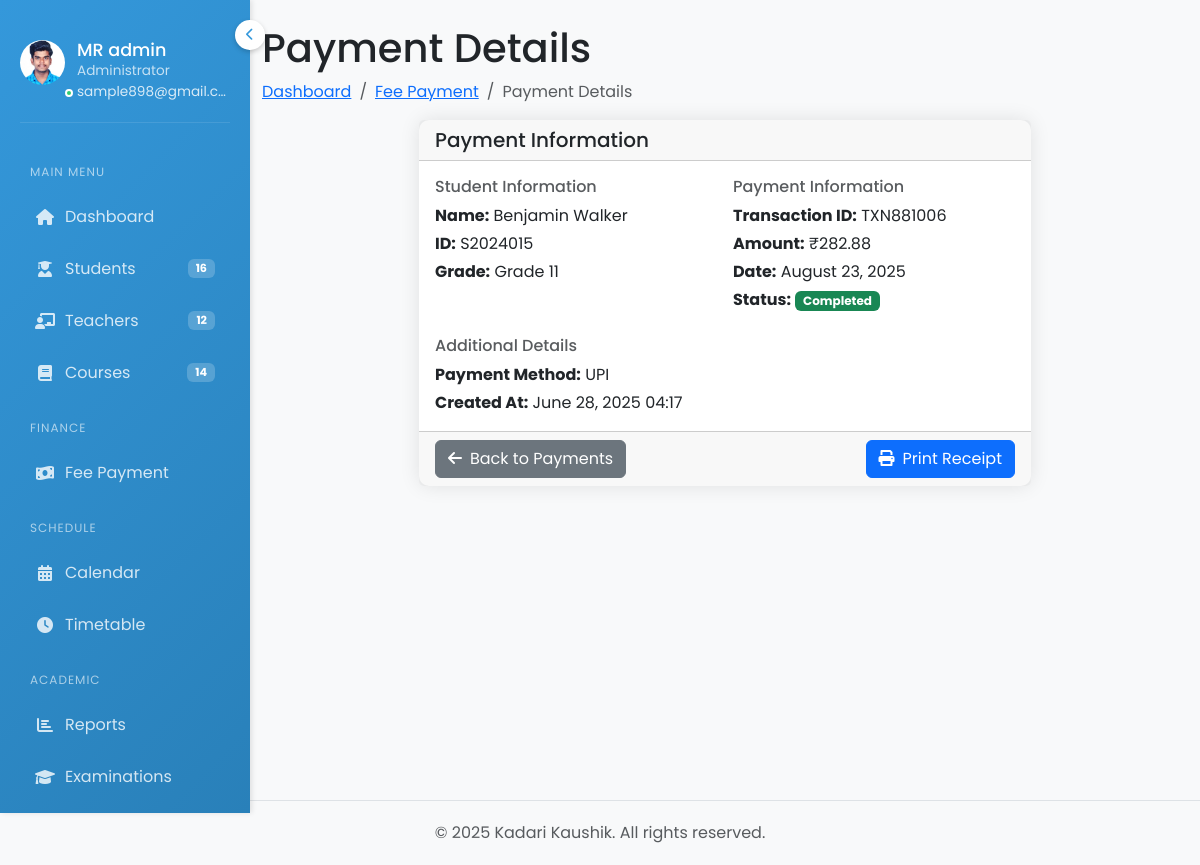
The app's page /fee-payment/85/view/ (signed in) with its own data.
### accounts/models.py (models this page shows, shortened)
class Profile(models.Model):
    user = models.OneToOneField(User, on_delete=models.CASCADE)
    avatar = models.ImageField(upload_to='avatars/', null=True, blank=True)
    bio = models.TextField(blank=True)
    created_at = models.DateTimeField(auto_now_add=True)
    updated_at = models.DateTimeField(auto_now=True)

class Payment(models.Model):
    PAYMENT_STATUS = [
        ('pending', 'Pending'),
        ('completed', 'Completed'),
        ('failed', 'Failed'),
        ('refunded', 'Refunded')
    ]
    PAYMENT_METHODS = [
        ('CASH', 'Cash'),
        ('CREDIT_CARD', 'Credit Card'),
        ('DEBIT_CARD', 'Debit Card'),
        ('NET_BANKING', 'Net Banking'),
        ('UPI', 'UPI'),
        ('CHEQUE', 'Cheque'),
    ]
    student = models.ForeignKey(Student, on_delete=models.CASCADE)
    amount = models.DecimalField(max_digits=10, decimal_places=2)
    payment_date = models.DateTimeField()
    payment_method = models.CharField(max_length=50, choices=PAYMENT_METHODS)
    status = models.CharField(max_length=20, choices=PAYMENT_STATUS)
    transaction_id = models.CharField(max_length=100, unique=True)
    remarks = models.TextField(blank=True, null=True)
    created_at = models.DateTimeField(auto_now_add=True)
    updated_at = models.DateTimeField(auto_now=True)
    class Meta:
        ordering = ['-payment_date', '-created_at']  # Order by payment date (newest first), then by creation date
        verbose_name = 'Payment'
        verbose_name_plural = 'Payments'

class Student(models.Model):
    GENDER_CHOICES = [
        ('M', 'Male'),
        ('F', 'Female'),
        ('O', 'Other')
    ]
    STATUS_CHOICES = [
        ('active', 'Active'),
        ('inactive', 'Inactive'),
        ('graduated', 'Graduated'),
        ('suspended', 'Suspended')
    ]
    user = models.OneToOneField(User, on_delete=models.CASCADE, related_name='student_profile', null=True, blank=True)
    student_id = models.CharField(max_length=20, unique=True)
    first_name = models.CharField(max_length=50, validators=[name_validator])
    last_name = models.CharField(max_length=50, validators=[name_validator])
    date_of_birth = models.DateField()
    gender = models.CharField(max_length=10, choices=GENDER_CHOICES)
    photo = models.ImageField(upload_to='student_photos/', null=True, blank=True)
    email = models.EmailField(unique=True)
    phone_regex = RegexValidator(
        regex=r'^\+?1?\d{9,15}$',
        message="Phone number must be entered in the format: '+999999999'. Up to 15 digits allowed."
    )
    phone_number = models.CharField(validators=[phone_regex], max_length=17, blank=True)
    address = models.TextField()
    grade_level = models.CharField(max_length=20)
    batch = models.CharField(max_length=20, blank=True, null=True)
    roll_number = models.CharField(max_length=20, blank=True, null=True)
    admission_date = models.DateField()
    status = models.CharField(max_length=20, choices=STATUS_CHOICES, default='active')
    guardian_name = models.CharField(max_length=100)
    guardian_relation = models.CharField(max_length=50)
    guardian_phone = models.CharField(validators=[phone_regex], max_length=17)
    guardian_email = models.EmailField(blank=True)
    created_at = models.DateTimeField(auto_now_add=True)
    updated_at = models.DateTimeField(auto_now=True)
    class_section = models.ForeignKey('Class', on_delete=models.SET_NULL, null=True, related_name='students')
    enrolled_courses = models.ManyToManyField('Course', related_name='enrolled_students')
    class Meta:
        ordering = ['-created_at']
    def get_full_name(self):
        return f"{self.first_name} {self.last_name}"

### accounts/views.py (the view)
# urls.py: path('fee-payment/<int:payment_id>/view/', views.view_payment_details, name='view_payment_details'),
@login_required
def view_payment_details(request, payment_id):
    try:
        payment = Payment.objects.get(id=payment_id)
        context = {
            'payment': payment,
            'page_title': 'Payment Details'
        }
        return render(request, 'accounts/payment_details.html', context)
    except Payment.DoesNotExist:
        messages.error(request, 'Payment not found.')
        return redirect('fee_payment')

### accounts/context_processors.py (called while the page is built)
def dashboard_stats(request):
    if request.user.is_authenticated:
        return {
            'sidebar_total_students': Student.objects.filter(status='active').count(),
            'sidebar_total_teachers': Teacher.objects.filter(is_active=True).count(),
            'sidebar_active_courses': Course.objects.count(),
        }
    return {
        'sidebar_total_students': 0,
        'sidebar_total_teachers': 0,
        'sidebar_active_courses': 0,
    }

### accounts/templates/accounts/payment_details.html (shortened to what this page needs)
{% extends 'accounts/base_admin.html' %}
{% load static %}
{% block content %}
<div class="container-fluid">
    <div class="page-header">
        <h1 class="mt-4">Payment Details</h1>
        <nav aria-label="breadcrumb">
            <ol class="breadcrumb">
                <li class="breadcrumb-item"><a href="{% url 'dashboard' %}">Dashboard</a></li>
                <li class="breadcrumb-item"><a href="{% url 'fee_payment' %}">Fee Payment</a></li>
                <li class="breadcrumb-item active">Payment Details</li>
            </ol>
        </nav>
    </div>
    <div class="row">
        <div class="col-md-8 mx-auto">
            <div class="card">
                <div class="card-header">
                    <h5 class="card-title mb-0">Payment Information</h5>
                </div>
                <div class="card-body">
                    <div class="row mb-4">
                        <div class="col-md-6">
                            <h6 class="text-muted mb-2">Student Information</h6>
                            <p class="mb-1"><strong>Name:</strong> {{ payment.student.get_full_name }}</p>
                            <p class="mb-1"><strong>ID:</strong> {{ payment.student.student_id }}</p>
                            <p class="mb-0"><strong>Grade:</strong> {{ payment.student.grade_level }}</p>
                        </div>
                        <div class="col-md-6">
                            <h6 class="text-muted mb-2">Payment Information</h6>
                            <p class="mb-1"><strong>Transaction ID:</strong> {{ payment.transaction_id }}</p>
                            <p class="mb-1"><strong>Amount:</strong> ₹{{ payment.amount|floatformat:2 }}</p>
                            <p class="mb-1"><strong>Date:</strong> {{ payment.payment_date|date:"F d, Y" }}</p>
                            <p class="mb-0"><strong>Status:</strong>
                                <span class="badge {% if payment.status == 'completed' %}bg-success{% elif payment.status == 'pending' %}bg-warning{% elif payment.status == 'failed' %}bg-danger{% else %}bg-info{% endif %}">
                                    {{ payment.status|title }}
                                </span>
                            </p>
                        </div>
                    </div>
                    <div class="row">
                        <div class="col-12">
                            <h6 class="text-muted mb-2">Additional Details</h6>
                            <p class="mb-1"><strong>Payment Method:</strong> {{ payment.payment_method }}</p>
                            <p class="mb-0"><strong>Created At:</strong> {{ payment.created_at|date:"F d, Y H:i" }}</p>
                        </div>
                    </div>
                </div>
                <div class="card-footer">
                    <div class="d-flex justify-content-between">
                        <a href="{% url 'fee_payment' %}" class="btn btn-secondary">
                            <i class="fas fa-arrow-left me-2"></i>Back to Payments
                        </a>
                        <a href="{% url 'print_payment_receipt' payment.id %}" class="btn btn-primary" target="_blank">
                            <i class="fas fa-print me-2"></i>Print Receipt
                        </a>
                    </div>
                </div>
            </div>
        </div>
    </div>
</div>
{% endblock %}

### accounts/templates/accounts/base_admin.html (shortened to what this page needs)
{% load static %}
<!DOCTYPE html>
<html lang="en">
<head>
    <link href="https://cdn.jsdelivr.net/npm/bootstrap@5.3.0/dist/css/bootstrap.min.css" rel="stylesheet">
    <link rel="stylesheet" href="https://cdnjs.cloudflare.com/ajax/libs/font-awesome/6.0.0/css/all.min.css">
    <link href="https://cdn.jsdelivr.net/npm/fullcalendar@5.11.3/main.min.css" rel="stylesheet">
</head>
<body>
    <div class="sidebar">
        <button class="menu-toggle">
            <i class="fas fa-chevron-left"></i>
        </button>
        <div class="user-info d-flex align-items-start">
            <div class="avatar">
                {% if user.profile.avatar %}
                    <img src="{{ user.profile.avatar.url }}" alt="{{ user.username }}">
                {% else %}
                    <div class="avatar-initials">{{ user.username|first|upper }}</div>
                {% endif %}
            </div>
            <div class="user-status"></div>
            <div class="user-details">
                <h3 title="{{ user.get_full_name|default:user.username }}">{{ user.get_full_name|default:user.username }}</h3>
                <p class="user-role">Administrator</p>
                <p class="user-email" title="{{ user.email }}">{{ user.email }}</p>
            </div>
        </div>
        <div class="sidebar-scrollable">
            <nav class="nav flex-column">
                <div class="menu-label">Main Menu</div>
                <a class="nav-link {% if request.resolver_match.url_name == 'dashboard' %}active{% endif %}" href="{% url 'index' %}">
                    <i class="fas fa-home"></i>
                    <span>Dashboard</span>
                </a>
                <a class="nav-link {% if request.resolver_match.url_name == 'students' %}active{% endif %}" href="{% url 'students' %}">
                    <i class="fas fa-user-graduate"></i>
                    <span>Students</span>
                    <span class="badge">{{ sidebar_total_students|default:"0" }}</span>
                </a>
                <a class="nav-link {% if request.resolver_match.url_name == 'teachers' %}active{% endif %}" href="{% url 'teachers' %}">
                    <i class="fas fa-chalkboard-teacher"></i>
                    <span>Teachers</span>
                    <span class="badge">{{ sidebar_total_teachers|default:"0" }}</span>
                </a>
                <a class="nav-link {% if request.resolver_match.url_name == 'courses' %}active{% endif %}" href="{% url 'courses' %}">
                    <i class="fas fa-book"></i>
                    <span>Courses</span>
                    <span class="badge">{{ sidebar_active_courses|default:"0" }}</span>
                </a>
                <div class="menu-label">Finance</div>
                <a class="nav-link {% if request.resolver_match.url_name == 'fee_payment' %}active{% endif %}" href="{% url 'fee_payment' %}">
                    <i class="fas fa-money-bill-wave"></i>
                    <span>Fee Payment</span>
                </a>
                <div class="menu-label">Schedule</div>
                <a class="nav-link {% if request.resolver_match.url_name == 'calendar' %}active{% endif %}" href="{% url 'calendar' %}">
                    <i class="fas fa-calendar-alt"></i>
                    <span>Calendar</span>
                </a>
                <a class="nav-link {% if request.resolver_match.url_name == 'timetable' %}active{% endif %}" href="{% url 'timetable' %}">
                    <i class="fas fa-clock"></i>
                    <span>Timetable</span>
                </a>
                <div class="menu-label">Academic</div>
                <a class="nav-link {% if request.resolver_match.url_name == 'reports' %}active{% endif %}" href="{% url 'reports' %}">
                    <i class="fas fa-chart-bar"></i>
                    <span>Reports</span>
                </a>
                <a class="nav-link {% if request.resolver_match.url_name == 'examinations' %}active{% endif %}" href="{% url 'examinations' %}">
                    <i class="fas fa-graduation-cap"></i>
                    <span>Examinations</span>
                </a>
            </nav>
        </div>
    </div>
    <div class="main-content">
        {% block content %}{% endblock %}
    </div>
    <footer class="footer mt-auto py-3 bg-light border-top">
        <div class="container-fluid text-center">
            <span class="text-muted">© 2025 Kadari Kaushik. All rights reserved.</span>
        </div>
    </footer>
</body>
</html>

### accounts/templates/accounts/base_admin.html (style rules this page uses)
body { font-family: 'Poppins', sans-serif; background-color: #f8f9fa; overflow-x: hidden; min-height: 100vh; display: flex; flex-direction: column; }
.footer { background-color: #f8f9fa !important; border-top: 1px solid #dee2e6 !important; margin-top: auto; padding: 20px 0 !important; }
.sidebar { min-height: 100vh; background: linear-gradient(135deg, #3498db, #2980b9); color: white; padding: 20px; position: fixed; width: 250px; box-shadow: 2px 0 5px rgba(0, 0, 0, 0.1); transition: all 0.3s ease-in-out; z-index: 1000; display: flex; flex-direction: column; left: 0; top: 0; }
.sidebar-scrollable { flex: 1; overflow-y: auto; scrollbar-width: thin; scrollbar-color: rgba(255, 255, 255, 0.3) transparent; max-height: calc(100vh - 150px); padding-right: 10px; margin-right: -10px; padding-bottom: 20px; }
.menu-toggle { position: absolute; top: 20px; right: -15px; background: white; border: none; border-radius: 50%; width: 30px; height: 30px; display: flex; align-items: center; justify-content: center; cursor: pointer; box-shadow: 0 2px 5px rgba(0, 0, 0, 0.2); z-index: 1; transition: transform 0.3s ease-in-out; }
.menu-toggle i { color: #3498db; font-size: 0.8rem; transition: transform 0.3s ease-in-out; }
.menu-label { font-size: 0.75rem; text-transform: uppercase; letter-spacing: 1px; color: rgba(255, 255, 255, 0.6); margin: 20px 0 10px; padding-left: 10px; }
.nav-link { color: rgba(255, 255, 255, 0.8); padding: 12px 15px; margin: 2px 0; border-radius: 5px; transition: all 0.3s ease; display: flex; align-items: center; }
.nav-link i { margin-right: 10px; width: 20px; text-align: center; }
.nav-link .badge { margin-left: auto; background-color: rgba(255, 255, 255, 0.2); color: white; font-size: 0.7rem; padding: 0.25rem 0.5rem; }
.user-info { padding: 20px 0; border-bottom: 1px solid rgba(255, 255, 255, 0.1); margin-bottom: 20px; position: relative; }
.user-details { flex: 1; min-width: 0; }
.user-details h3 { margin: 0; font-size: 1.1rem; font-weight: 500; white-space: nowrap; overflow: hidden; text-overflow: ellipsis; }
.user-details p { margin: 0; font-size: 0.85rem; white-space: nowrap; overflow: hidden; text-overflow: ellipsis; opacity: 0.9; }
.user-role { font-size: 0.8rem; color: rgba(255, 255, 255, 0.8); margin: 2px 0; }
.user-email { color: rgba(255, 255, 255, 0.9); font-size: 0.8rem; margin-top: 2px; }
.user-status { width: 8px; height: 8px; background-color: #2ecc71; border-radius: 50%; position: absolute; bottom: 25px; left: 45px; border: 2px solid white; }
.main-content { margin-left: 250px; transition: all 0.3s ease-in-out; width: calc(100% - 250px); display: flex; flex-direction: column; min-height: 100vh; }
.avatar { width: 45px; height: 45px; border-radius: 50%; overflow: hidden; background-color: #4CAF50; display: flex; align-items: center; justify-content: center; margin-right: 12px; flex-shrink: 0; }
.avatar img { width: 100%; height: 100%; object-fit: cover; }
.card { border: none; border-radius: 10px; box-shadow: 0 0 20px rgba(0, 0, 0, 0.1); transition: transform 0.3s ease; margin-bottom: 20px; }
.row { margin-right: -0.5rem; margin-left: -0.5rem; }
.col, [class*="col-"] { padding-right: 0.5rem; padding-left: 0.5rem; }

### records on screen
Payment: student.get_full_name "Benjamin Walker", student.student_id "S2024015", student.grade_level "Grade 11", transaction_id "TXN881006", amount "282.88", payment_date "August 23, 2025", status "Completed", payment_method "UPI", created_at "June 28, 2025 04:17"

### other values on screen
{{ user.get_full_name|default:user.username }} "MR admin"
{{ user.email }} "sample898@gmail.c…"
{{ sidebar_total_students|default:"0" }} "16"
{{ sidebar_total_teachers|default:"0" }} "12"
{{ sidebar_active_courses|default:"0" }} "14"
